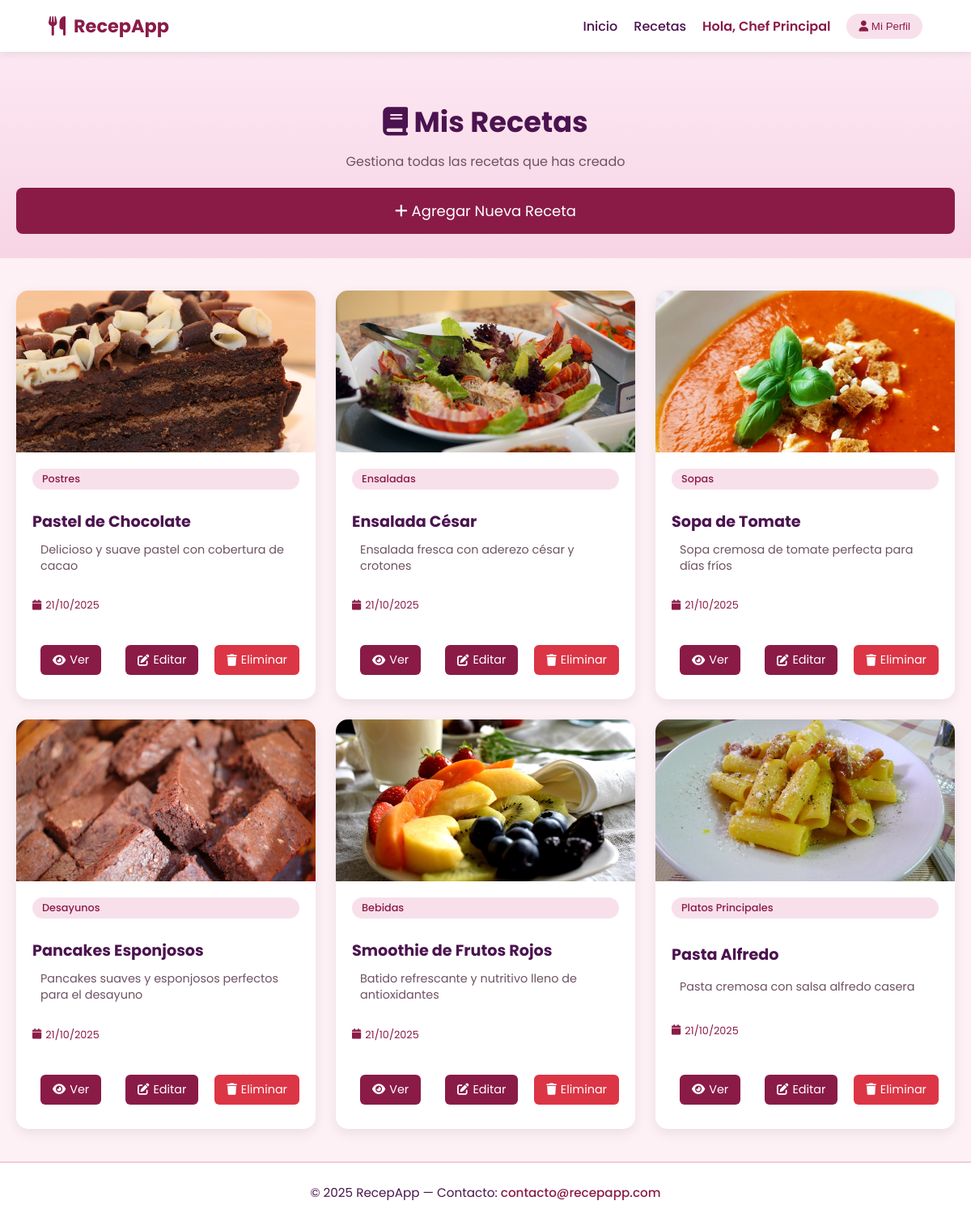
Page /index.php?controller=RecetaController&action=mine (signed in) on the committed database.
### tables this page shows
CREATE TABLE `recetas` (
  `id` int(11) NOT NULL AUTO_INCREMENT,
  `titulo` varchar(200) NOT NULL,
  `descripcion` text DEFAULT NULL,
  `ingredientes` text NOT NULL,
  `instrucciones` text NOT NULL,
  `imagen` varchar(255) DEFAULT NULL,
  `categoria_id` int(11) DEFAULT NULL,
  `usuario_id` int(11) DEFAULT NULL,
  `fecha_creacion` timestamp NOT NULL DEFAULT current_timestamp(),
  PRIMARY KEY (`id`),
  KEY `categoria_id` (`categoria_id`),
  KEY `usuario_id` (`usuario_id`),
  CONSTRAINT `recetas_ibfk_1` FOREIGN KEY (`categoria_id`) REFERENCES `categorias` (`id`),
  CONSTRAINT `recetas_ibfk_2` FOREIGN KEY (`usuario_id`) REFERENCES `usuarios` (`id`)
);

CREATE TABLE `categorias` (
  `id` int(11) NOT NULL AUTO_INCREMENT,
  `nombre` varchar(100) NOT NULL,
  PRIMARY KEY (`id`)
);

### app/controllers/RecetaController.php (called while the page is built, shortened)
<?php
class RecetaController
{
    public function mine(): void
    {
        $usuario_id = requerir_login();
        $recetas    = Receta::porUsuario($usuario_id);
        require APP_PATH . '/views/recetas/mine.php';
    }
}

### app/core/Helpers.php (called while the page is built, shortened)
<?php
function base_url(): string
{
    static $base = null;
    if ($base === null) {
        $base = rtrim(str_replace('\\', '/', dirname($_SERVER['SCRIPT_NAME'] ?? '')), '/');
    }
    return $base;
}
function url(string $path = ''): string
{
    return base_url() . ($path ? '/' . ltrim($path, '/') : '/');
}
function asset(string $path): string
{
    return base_url() . '/' . ltrim($path, '/');
}
function obtenerUrlImagen(?string $nombre_imagen): string
{
    return asset('img/' . $nombre_imagen);
}
function route(string $controlador, string $accion, array $params = []): string
{
    $query = array_merge(['controller' => $controlador, 'action' => $accion], $params);
    return url('index.php') . '?' . http_build_query($query);
}

### app/models/Receta.php (called while the page is built, shortened)
<?php
class Receta
{
    public static function porUsuario(int $usuarioId): array
    {
        $conexion = Database::getConexion();
        $stmt = $conexion->prepare(
            "SELECT r.*, c.nombre as categoria_nombre
             FROM recetas r
             LEFT JOIN categorias c ON r.categoria_id = c.id
             WHERE r.usuario_id = ?
             ORDER BY r.fecha_creacion DESC"
        );
        $stmt->bind_param("i", $usuarioId);
        $stmt->execute();
        $resultado = $stmt->get_result()->fetch_all(MYSQLI_ASSOC);
        return $resultado;
    }
}

### app/views/recetas/mine.php (the view, shortened to what this page needs)
<?php require APP_PATH . '/views/partials/header.php'; ?>
<section class="page-header">
  <h2><i class="fas fa-book"></i> Mis Recetas</h2>
  <p>Gestiona todas las recetas que has creado</p>
  <a href="<?php echo route('RecetaController', 'create'); ?>" class="btn-primary">
    <i class="fas fa-plus"></i> Agregar Nueva Receta
  </a>
</section>
<section class="recetas-lista">
  <?php if (count($recetas) > 0): ?>
    <div class="recetas-grid">
      <?php foreach ($recetas as $receta): ?>
        <div class="card">
          <img src="<?php echo obtenerUrlImagen($receta['imagen']); ?>"
               alt="<?php echo htmlspecialchars($receta['titulo']); ?>"
               onerror="this.src='<?php echo asset('img/placeholder.jpg'); ?>'">
          <div class="card-content">
            <span class="categoria-badge"><?php echo htmlspecialchars($receta['categoria_nombre']); ?></span>
            <h4><?php echo htmlspecialchars($receta['titulo']); ?></h4>
            <p class="descripcion">
              <?php echo htmlspecialchars(mb_substr($receta['descripcion'], 0, 100)); ?><?php echo mb_strlen($receta['descripcion']) > 100 ? '...' : ''; ?>
            </p>
            <div class="card-meta">
              <span><i class="fas fa-calendar"></i> <?php echo date('d/m/Y', strtotime($receta['fecha_creacion'])); ?></span>
            </div>
            <div class="card-actions">
              <a href="<?php echo route('RecetaController', 'show', ['id' => $receta['id']]); ?>" class="btn-ver">
                <i class="fas fa-eye"></i> Ver
              </a>
              <a href="<?php echo route('RecetaController', 'edit', ['id' => $receta['id']]); ?>" class="btn-editar">
                <i class="fas fa-edit"></i> Editar
              </a>
              <form method="POST"
                    action="<?php echo route('RecetaController', 'eliminar'); ?>"
                    class="eliminar-receta-form">
                <button type="submit" class="btn-eliminar"
                        onclick="return confirm('¿Estás seguro de eliminar esta receta? Esta acción no se puede deshacer.')">
                  <i class="fas fa-trash"></i> Eliminar
                </button>
              </form>
            </div>
          </div>
        </div>
      <?php endforeach; ?>
    </div>
  <?php endif; ?>
</section>
<?php require APP_PATH . '/views/partials/footer.php'; ?>

### rows in the picture
recetas: imagen (picture), categoria.nombre "Postres", titulo "Pastel de Chocolate", descripcion "Delicioso y suave pastel con cobertura de cacao", fecha_creacion "21/10/2025"
recetas: imagen (picture), categoria.nombre "Ensaladas", titulo "Ensalada César", descripcion "Ensalada fresca con aderezo césar y crotones", fecha_creacion "21/10/2025"
recetas: imagen (picture), categoria.nombre "Sopas", titulo "Sopa de Tomate", descripcion "Sopa cremosa de tomate perfecta para días fríos", fecha_creacion "21/10/2025"
recetas: imagen (picture), categoria.nombre "Desayunos", titulo "Pancakes Esponjosos", descripcion "Pancakes suaves y esponjosos perfectos para el desayuno", fecha_creacion "21/10/2025"
recetas: imagen (picture), categoria.nombre "Bebidas", titulo "Smoothie de Frutos Rojos", descripcion "Batido refrescante y nutritivo lleno de antioxidantes", fecha_creacion "21/10/2025"
recetas: imagen (picture), categoria.nombre "Platos Principales", titulo "Pasta Alfredo", descripcion "Pasta cremosa con salsa alfredo casera", fecha_creacion "21/10/2025"

### other values in the picture
Session::usuarioNombre() "Chef Principal"
